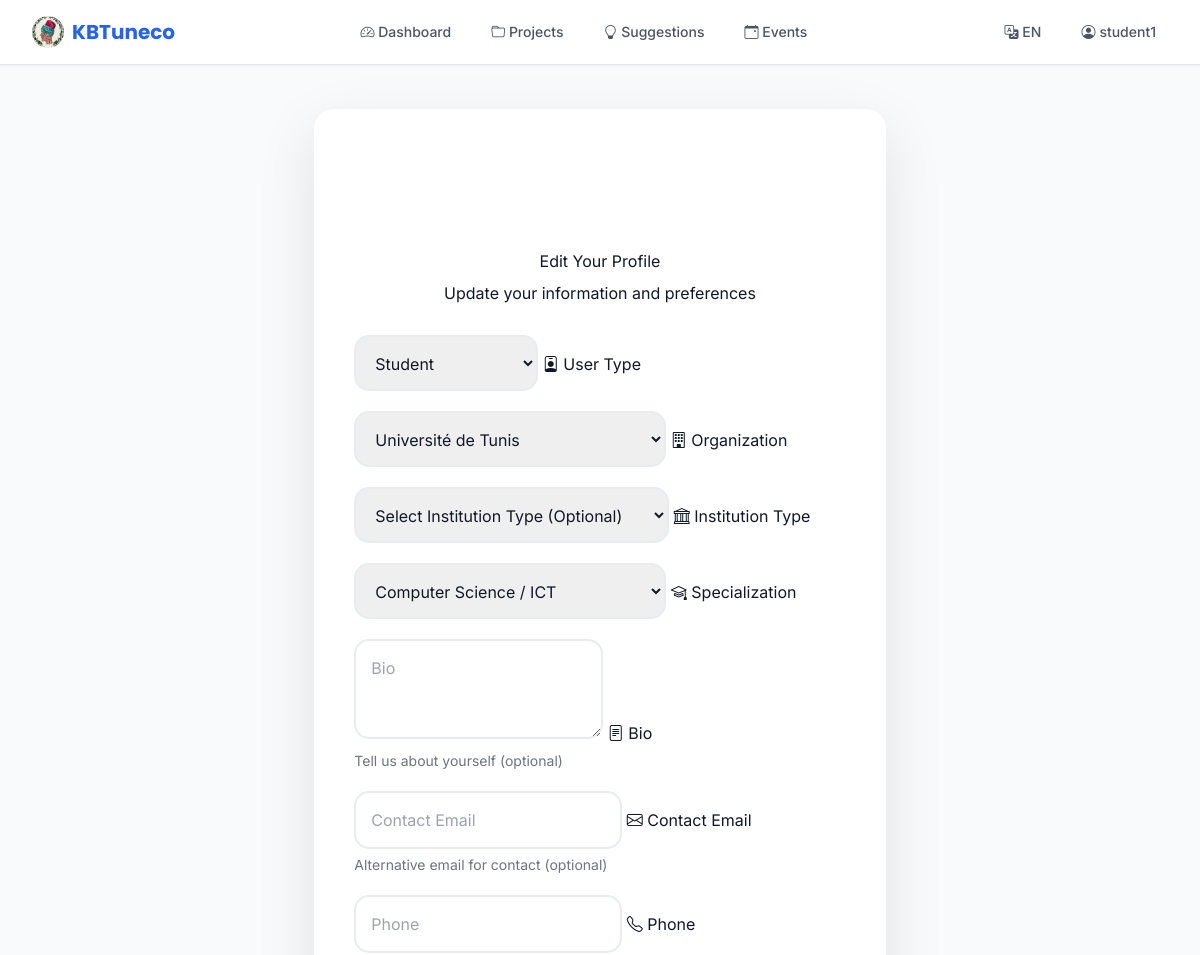
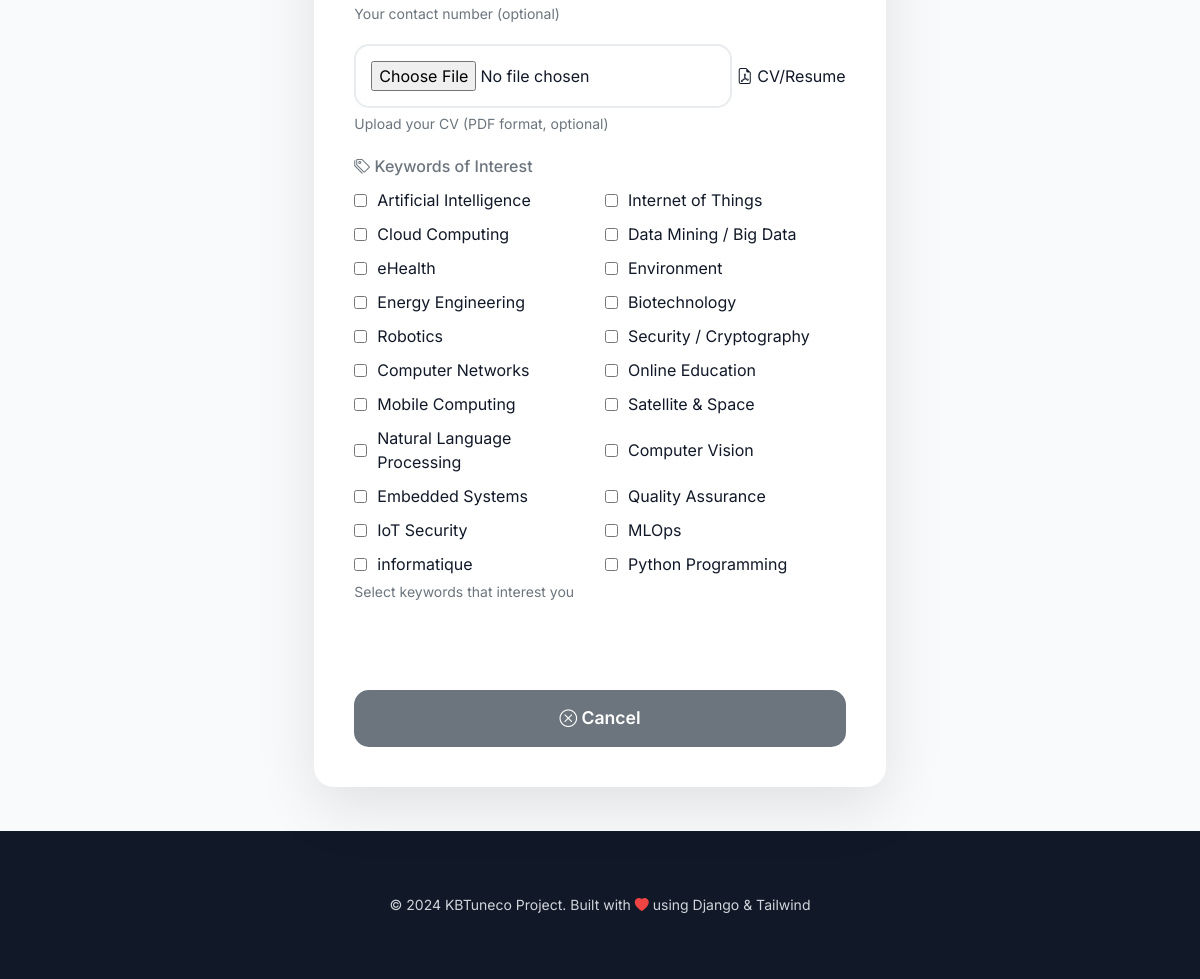
/en/auth/profile/edit/ (signed in), run on the app's committed database (2 pictures, top to bottom).
### core/models.py (models this page shows, shortened)
class Profile(models.Model):
    USER_TYPES = [
        ('student', 'Student'),
        ('researcher', 'Researcher'),
        ('university', 'University / Lab'),
        ('company', 'Company'),
        ('association', 'Association'),
        ('medical', 'Medical Staff'),
    ]
    user = models.OneToOneField(User, on_delete=models.CASCADE)
    user_type = models.CharField(max_length=30, choices=USER_TYPES, default='student')
    institution_type = models.CharField(max_length=50, choices=INSTITUTIONS, blank=True, null=True)
    organization = models.ForeignKey(Organization, on_delete=models.SET_NULL, blank=True, null=True)
    specialization = models.CharField(max_length=50, choices=SPECIALIZATIONS, default='other')
    keywords = models.ManyToManyField(Keyword, blank=True)
    bio = models.TextField(blank=True)
    contact_email = models.EmailField(blank=True, null=True)
    phone = models.CharField(max_length=50, blank=True, null=True)
    cv = models.FileField(upload_to='cvs/', blank=True, null=True)
    created_at = models.DateTimeField(auto_now_add=True)

class Keyword(models.Model):
    code = models.CharField(max_length=80, unique=True)
    label = models.CharField(max_length=200)

### core/views.py (the view)
# urls.py: path('auth/profile/edit/', views.profile_edit, name='profile_edit'),
@login_required
def profile_edit(request):
    if request.method == 'POST':
        form = ProfileForm(request.POST, instance=request.user.profile)
        if form.is_valid():
            form.save()
            return redirect('profile')
    else:
        form = ProfileForm(instance=request.user.profile)
    return render(request, 'auth/profile_edit.html', {'form': form})

### core/forms.py
class ProfileForm(forms.ModelForm):
    class Meta:
        model = Profile
        fields = ['user_type', 'organization', 'institution_type', 'specialization', 'keywords', 'bio', 'contact_email', 'phone', 'cv']
        widgets = {
            'keywords': forms.CheckboxSelectMultiple(),
        }

### core/context_processors.py (called while the page is built)
def unread_messages(request):
    if request.user.is_authenticated:
        try:
            unread_count = request.user.profile.received_messages.filter(read=False).count()
            return {'unread_message_count': unread_count}
        except:
            return {'unread_message_count': 0}
    return {'unread_message_count': 0}

### templates/auth/profile_edit.html (shortened to what this page needs)
{% extends 'base.html' %}
{% load static %}
{% block content %}
<div class="edit-profile-container">
    <div class="row w-100">
        <div class="col-md-8 offset-md-2">
            <div class="edit-profile-card">
                <div class="edit-profile-header">
                    <div class="edit-profile-icon">
                        <i class="bi bi-pencil-square"></i>
                    </div>
                    <h2 class="mb-2">Edit Your Profile</h2>
                    <p class="text-muted">Update your information and preferences</p>
                </div>
                <form method="post" enctype="multipart/form-data" novalidate>
                    <div class="form-floating">
                        <select class="form-select" id="id_user_type" name="user_type">
                            {% for value, display in form.user_type.field.choices %}
                                <option value="{{ value }}" {% if form.user_type.value == value %}selected{% endif %}>{{ display }}</option>
                            {% endfor %}
                        </select>
                        <label for="id_user_type">
                            <i class="bi bi-person-badge"></i> User Type
                        </label>
                    </div>
                    <div class="form-floating">
                        <select class="form-select" id="id_organization" name="organization">
                            {% for org in form.organization.field.queryset %}
                                <option value="{{ org.pk }}" {% if form.organization.value == org.pk %}selected{% endif %}>{{ org.name }}</option>
                            {% endfor %}
                        </select>
                        <label for="id_organization">
                            <i class="bi bi-building"></i> Organization
                        </label>
                    </div>
                    <div class="form-floating">
                        <select class="form-select" id="id_institution_type" name="institution_type">
                            <option value="">Select Institution Type (Optional)</option>
                        </select>
                        <label for="id_institution_type">
                            <i class="bi bi-bank"></i> Institution Type
                        </label>
                    </div>
                    <div class="form-floating">
                        <select class="form-select" id="id_specialization" name="specialization">
                            {% for value, display in form.specialization.field.choices %}
                                <option value="{{ value }}" {% if form.specialization.value == value %}selected{% endif %}>{{ display }}</option>
                            {% endfor %}
                        </select>
                        <label for="id_specialization">
                            <i class="bi bi-mortarboard"></i> Specialization
                        </label>
                    </div>
                    <div class="form-floating">
                        <textarea
                            class="form-control"
                            id="id_bio"
                            name="bio"
                            placeholder="Bio"
                            style="height: 100px;"
                        >{{ form.bio.value|default:'' }}</textarea>
                        <label for="id_bio">
                            <i class="bi bi-file-text"></i> Bio
                        </label>
                        <div class="form-text">Tell us about yourself (optional)</div>
                    </div>
                    <div class="form-floating">
                        <input
                            type="email"
                            class="form-control"
                            id="id_contact_email"
                            name="contact_email"
                            placeholder="Contact Email"
                            value="{{ form.contact_email.value|default:'' }}"
                        >
                        <label for="id_contact_email">
                            <i class="bi bi-envelope"></i> Contact Email
                        </label>
                        <div class="form-text">Alternative email for contact (optional)</div>
                    </div>
                    <div class="form-floating">
                        <input
                            type="text"
                            class="form-control"
                            id="id_phone"
                            name="phone"
                            placeholder="Phone"
                            value="{{ form.phone.value|default:'' }}"
                        >
                        <label for="id_phone">
                            <i class="bi bi-telephone"></i> Phone
                        </label>
                        <div class="form-text">Your contact number (optional)</div>
                    </div>
                    <div class="form-floating">
                        <input
                            type="file"
                            class="form-control"
                            id="id_cv"
                            name="cv"
                        >
                        <label for="id_cv">
                            <i class="bi bi-file-earmark-pdf"></i> CV/Resume
                        </label>
                        <div class="form-text">Upload your CV (PDF format, optional)</div>
                    </div>
                    <div class="mb-3">
                        <label class="form-label">
                            <i class="bi bi-tags"></i> Keywords of Interest
                        </label>
                        <div class="checkbox-group">
                            {% for keyword in form.keywords.field.queryset %}
                                <div class="checkbox-item">
                                    <input type="checkbox" id="id_keywords_{{ keyword.pk }}" name="keywords" value="{{ keyword.pk }}" {% if keyword in form.keywords.value %}checked{% endif %}>
                                    <label for="id_keywords_{{ keyword.pk }}">{{ keyword.label }}</label>
                                </div>
                            {% endfor %}
                        </div>
                        <div class="form-text">Select keywords that interest you</div>
                    </div>
                    <button type="submit" class="btn edit-profile-btn">
                        <i class="bi bi-check-circle"></i> Save Changes
                    </button>
                    <a href="{% url 'profile' %}" class="cancel-btn">
                        <i class="bi bi-x-circle"></i> Cancel
                    </a>
                </form>
            </div>
        </div>
    </div>
</div>
{% endblock %}

### templates/base.html (shortened to what this page needs)
{% load i18n static %}
<!DOCTYPE html>
<html lang="{{ LANGUAGE_CODE }}" dir="{% if LANGUAGE_CODE == 'ar' %}rtl{% else %}ltr{% endif %}">
<head>
    <script src="https://cdn.tailwindcss.com"></script>
    <link rel="stylesheet" href="https://cdn.jsdelivr.net/npm/bootstrap-icons@1.11.1/font/bootstrap-icons.css">
</head>
<body class="font-sans bg-gray-50 text-gray-900 min-h-screen">
    <nav class="bg-white/95 backdrop-blur-md border-b border-gray-200 sticky top-0 z-50 shadow-sm">
        <div class="max-w-7xl mx-auto px-4 sm:px-6 lg:px-8">
            <div class="flex justify-between h-16 items-center">
                <div class="flex items-center">
                    <a class="flex items-center space-x-2 font-display font-bold text-xl text-primary hover:text-primary-dark transition-colors" href="{% url 'dashboard' %}">
                        <img src="{% static 'img/logo.png' %}" alt="KBTuneco Logo" class="h-8 w-8 rounded-full object-cover">
                        <span>KBTuneco</span>
                    </a>
                </div>
                <div class="hidden md:block">
                    <div class="flex items-baseline space-x-4">
                        <a class="nav-link text-gray-600 hover:text-gray-900 px-3 py-2 rounded-md text-sm font-medium transition-colors" href="{% url 'dashboard' %}">
                            <i class="bi bi-speedometer2"></i> {% trans "Dashboard" %}
                        </a>
                        <a class="nav-link text-gray-600 hover:text-gray-900 px-3 py-2 rounded-md text-sm font-medium transition-colors" href="{% url 'project_list' %}">
                            <i class="bi bi-folder"></i> {% trans "Projects" %}
                        </a>
                        <a class="nav-link text-gray-600 hover:text-gray-900 px-3 py-2 rounded-md text-sm font-medium transition-colors" href="{% url 'suggestions' %}">
                            <i class="bi bi-lightbulb"></i> {% trans "Suggestions" %}
                        </a>
                        <a class="nav-link text-gray-600 hover:text-gray-900 px-3 py-2 rounded-md text-sm font-medium transition-colors" href="{% url 'events_list' %}">
                            <i class="bi bi-calendar-event"></i> {% trans "Events" %}
                        </a>
                    </div>
                </div>
                <div class="flex items-center space-x-4">
                    <div class="relative">
                        <button class="text-sm text-gray-600 hover:text-gray-900 px-3 py-2 rounded-md text-sm font-medium transition-colors" id="langDropdown" onclick="toggleDropdown('langMenu')">
                            <i class="bi bi-translate"></i>
                            {% get_current_language as LANGUAGE_CODE %}
                            {% if LANGUAGE_CODE == 'en' %}EN{% elif LANGUAGE_CODE == 'fr' %}FR{% elif LANGUAGE_CODE == 'ar' %}AR{% endif %}
                        </button>
                    </div>
                    {% if user.is_authenticated %}
                        <div class="relative">
                            <button class="text-sm text-gray-600 hover:text-gray-900 px-3 py-2 rounded-md text-sm font-medium transition-colors flex items-center space-x-1" id="userDropdown" onclick="toggleDropdown('userMenu')">
                                <i class="bi bi-person-circle"></i>
                                <span>{{ user.username }}</span>
                            </button>
                        </div>
                    {% endif %}
                </div>
            </div>
        </div>
    </nav>
    <main class="max-w-7xl mx-auto py-6 sm:px-6 lg:px-8">
        {% block content %}{% endblock %}
    </main>
    <footer class="bg-gray-900 text-gray-300 mt-auto">
        <div class="max-w-7xl mx-auto py-12 px-4 sm:px-6 lg:py-16 lg:px-8">
            <div class="text-center">
                <p class="text-sm">&copy; 2024 KBTuneco Project. Built with <i class="bi bi-heart-fill text-red-500"></i> using Django & Tailwind</p>
            </div>
        </div>
    </footer>
</body>
</html>

### templates/auth/profile_edit.html (style rules this page uses)
.edit-profile-container { min-height: 80vh; display: flex; align-items: center; justify-content: center; padding: 20px 0; }
.edit-profile-card { background: white; border-radius: 20px; padding: 40px; box-shadow: 0 20px 60px rgba(0,0,0,0.1); max-width: 600px; width: 100%; position: relative; overflow: hidden; }
.edit-profile-card::before { content: ''; position: absolute; top: 0; left: 0; right: 0; height: 5px; background: var(--primary-gradient); }
.edit-profile-header { text-align: center; margin-bottom: 30px; }
.edit-profile-icon { width: 80px; height: 80px; background: var(--primary-gradient); border-radius: 50%; display: flex; align-items: center; justify-content: center; margin: 0 auto 20px; color: white; font-size: 2rem; }
.form-floating { margin-bottom: 20px; }
.form-control, .form-select { border-radius: 15px; border: 2px solid #e9ecef; padding: 15px; transition: all 0.3s ease; }
.form-label { color: #6c757d; font-weight: 500; }
.edit-profile-btn { width: 100%; padding: 15px; border-radius: 15px; background: var(--primary-gradient); border: none; color: white; font-weight: 600; font-size: 1.1rem; transition: all 0.3s ease; margin-bottom: 20px; }
.cancel-btn { width: 100%; padding: 15px; border-radius: 15px; background: #6c757d; border: none; color: white; font-weight: 600; font-size: 1.1rem; transition: all 0.3s ease; text-decoration: none; display: inline-block; text-align: center; }
.form-text { color: #6c757d; font-size: 0.875rem; margin-top: 5px; }
.checkbox-group { display: grid; grid-template-columns: repeat(auto-fit, minmax(200px, 1fr)); gap: 10px; margin-top: 10px; }
.checkbox-item { display: flex; align-items: center; }
.checkbox-item input { margin-right: 10px; }

### data on the page
Profile: user_type "Student", specialization "Computer Science / ICT"
Keyword: label "Artificial Intelligence"
Keyword: label "Internet of Things"
Keyword: label "Cloud Computing"
Keyword: label "Data Mining / Big Data"
Keyword: label "eHealth"
Keyword: label "Environment"
Keyword: label "Energy Engineering"
Keyword: label "Biotechnology"
Keyword: label "Robotics"
Keyword: label "Security / Cryptography"
Keyword: label "Computer Networks"
Keyword: label "Online Education"
Keyword: label "Mobile Computing"
Keyword: label "Satellite & Space"
Keyword: label "Natural Language Processing"
Keyword: label "Computer Vision"
Keyword: label "Embedded Systems"
Keyword: label "Quality Assurance"
Keyword: label "IoT Security"
Keyword: label "MLOps"
Keyword: label "informatique"
Keyword: label "Python Programming"

### other printed values
{{ user.username }} "student1"
form field organization "Université de Tunis"
